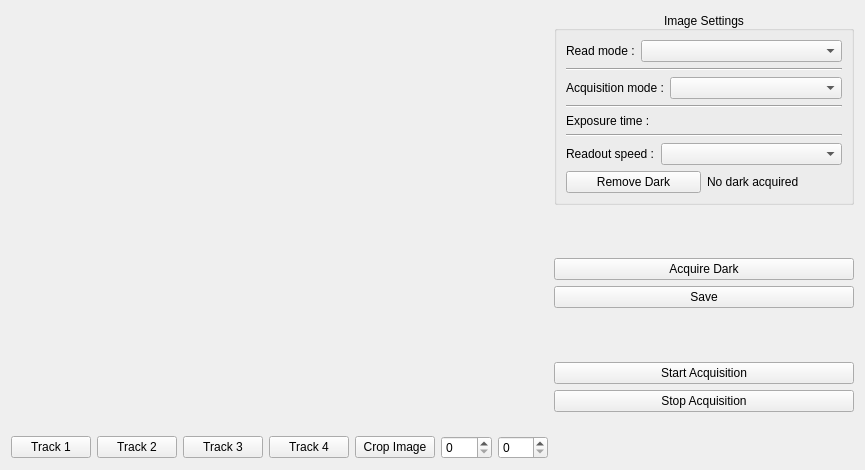
<?xml version="1.0" encoding="UTF-8"?>
<ui version="4.0">
 <class>Form</class>
 <widget class="QWidget" name="Form">
  <property name="geometry">
   <rect>
    <x>0</x>
    <y>0</y>
    <width>865</width>
    <height>470</height>
   </rect>
  </property>
  <property name="sizePolicy">
   <sizepolicy hsizetype="Expanding" vsizetype="Expanding">
    <horstretch>0</horstretch>
    <verstretch>0</verstretch>
   </sizepolicy>
  </property>
  <property name="windowTitle">
   <string>Form</string>
  </property>
  <layout class="QGridLayout" name="gridLayout">
   <item row="0" column="1" rowspan="2">
    <layout class="QVBoxLayout" name="verticalLayout_6">
     <item>
      <widget class="QGroupBox" name="image_settings">
       <property name="maximumSize">
        <size>
         <width>300</width>
         <height>16777215</height>
        </size>
       </property>
       <property name="styleSheet">
        <string notr="true"/>
       </property>
       <property name="title">
        <string>Image Settings</string>
       </property>
       <property name="alignment">
        <set>Qt::AlignBottom|Qt::AlignHCenter</set>
       </property>
       <layout class="QVBoxLayout" name="verticalLayout_5">
        <item>
         <layout class="QHBoxLayout" name="horizontalLayout_4">
          <item>
           <widget class="QLabel" name="read_modes_label">
            <property name="text">
             <string>Read mode :</string>
            </property>
           </widget>
          </item>
          <item>
           <widget class="QComboBox" name="read_modes">
            <property name="sizePolicy">
             <sizepolicy hsizetype="Expanding" vsizetype="Fixed">
              <horstretch>0</horstretch>
              <verstretch>0</verstretch>
             </sizepolicy>
            </property>
           </widget>
          </item>
         </layout>
        </item>
        <item>
         <widget class="Line" name="separator8">
          <property name="orientation">
           <enum>Qt::Horizontal</enum>
          </property>
         </widget>
        </item>
        <item>
         <layout class="QHBoxLayout" name="horizontalLayout_5">
          <item>
           <widget class="QLabel" name="acquisition_modes_label">
            <property name="text">
             <string>Acquisition mode :</string>
            </property>
           </widget>
          </item>
          <item>
           <widget class="QComboBox" name="acquisition_modes">
            <property name="sizePolicy">
             <sizepolicy hsizetype="Expanding" vsizetype="Fixed">
              <horstretch>0</horstretch>
              <verstretch>0</verstretch>
             </sizepolicy>
            </property>
           </widget>
          </item>
         </layout>
        </item>
        <item>
         <widget class="Line" name="separator9">
          <property name="orientation">
           <enum>Qt::Horizontal</enum>
          </property>
         </widget>
        </item>
        <item>
         <layout class="QHBoxLayout" name="exposure_time_layout">
          <item>
           <widget class="QLabel" name="exposure_time_label">
            <property name="text">
             <string>Exposure time :</string>
            </property>
           </widget>
          </item>
         </layout>
        </item>
        <item>
         <widget class="Line" name="separator10">
          <property name="orientation">
           <enum>Qt::Horizontal</enum>
          </property>
         </widget>
        </item>
        <item>
         <layout class="QHBoxLayout" name="readout_speed_layout">
          <item>
           <widget class="QLabel" name="readout_speed_label">
            <property name="text">
             <string>Readout speed :</string>
            </property>
           </widget>
          </item>
          <item>
           <widget class="QComboBox" name="readout_speed">
            <property name="sizePolicy">
             <sizepolicy hsizetype="Expanding" vsizetype="Fixed">
              <horstretch>0</horstretch>
              <verstretch>0</verstretch>
             </sizepolicy>
            </property>
           </widget>
          </item>
         </layout>
        </item>
        <item>
         <layout class="QHBoxLayout" name="horizontalLayout">
          <item>
           <widget class="QPushButton" name="remove_dark">
            <property name="text">
             <string>Remove Dark</string>
            </property>
           </widget>
          </item>
          <item>
           <widget class="QLabel" name="dark_acquired_msg">
            <property name="text">
             <string>No dark acquired</string>
            </property>
           </widget>
          </item>
         </layout>
        </item>
       </layout>
      </widget>
     </item>
     <item>
      <spacer name="verticalSpacer_6">
       <property name="orientation">
        <enum>Qt::Vertical</enum>
       </property>
       <property name="sizeHint" stdset="0">
        <size>
         <width>20</width>
         <height>40</height>
        </size>
       </property>
      </spacer>
     </item>
     <item>
      <widget class="QPushButton" name="acquire_dark">
       <property name="maximumSize">
        <size>
         <width>300</width>
         <height>16777215</height>
        </size>
       </property>
       <property name="text">
        <string>Acquire Dark</string>
       </property>
      </widget>
     </item>
     <item>
      <widget class="QPushButton" name="save">
       <property name="maximumSize">
        <size>
         <width>300</width>
         <height>16777215</height>
        </size>
       </property>
       <property name="text">
        <string>Save</string>
       </property>
      </widget>
     </item>
     <item>
      <spacer name="verticalSpacer_2">
       <property name="orientation">
        <enum>Qt::Vertical</enum>
       </property>
       <property name="sizeHint" stdset="0">
        <size>
         <width>20</width>
         <height>40</height>
        </size>
       </property>
      </spacer>
     </item>
     <item>
      <widget class="QPushButton" name="start_acquisition">
       <property name="maximumSize">
        <size>
         <width>300</width>
         <height>16777215</height>
        </size>
       </property>
       <property name="text">
        <string>Start Acquisition</string>
       </property>
      </widget>
     </item>
     <item>
      <widget class="QPushButton" name="stop_acquisition">
       <property name="maximumSize">
        <size>
         <width>300</width>
         <height>16777215</height>
        </size>
       </property>
       <property name="text">
        <string>Stop Acquisition</string>
       </property>
      </widget>
     </item>
     <item>
      <spacer name="verticalSpacer_7">
       <property name="orientation">
        <enum>Qt::Vertical</enum>
       </property>
       <property name="sizeHint" stdset="0">
        <size>
         <width>20</width>
         <height>40</height>
        </size>
       </property>
      </spacer>
     </item>
    </layout>
   </item>
   <item row="0" column="0">
    <layout class="QVBoxLayout" name="verticalLayout"/>
   </item>
   <item row="1" column="0">
    <layout class="QHBoxLayout" name="horizontalLayout_3">
     <item>
      <widget class="QPushButton" name="track1">
       <property name="text">
        <string>Track 1</string>
       </property>
      </widget>
     </item>
     <item>
      <widget class="QPushButton" name="track2">
       <property name="text">
        <string>Track 2</string>
       </property>
      </widget>
     </item>
     <item>
      <widget class="QPushButton" name="track3">
       <property name="text">
        <string>Track 3</string>
       </property>
      </widget>
     </item>
     <item>
      <widget class="QPushButton" name="track4">
       <property name="text">
        <string>Track 4</string>
       </property>
      </widget>
     </item>
     <item>
      <widget class="QPushButton" name="image_advanced">
       <property name="text">
        <string>Crop Image</string>
       </property>
      </widget>
     </item>
     <item>
      <widget class="QSpinBox" name="horizontal_binning">
       <property name="maximumSize">
        <size>
         <width>100</width>
         <height>16777215</height>
        </size>
       </property>
       <property name="maximum">
        <number>99</number>
       </property>
      </widget>
     </item>
     <item>
      <widget class="QSpinBox" name="vertical_binning">
       <property name="maximumSize">
        <size>
         <width>100</width>
         <height>16777215</height>
        </size>
       </property>
      </widget>
     </item>
    </layout>
   </item>
  </layout>
 </widget>
 <resources/>
 <connections/>
</ui>
